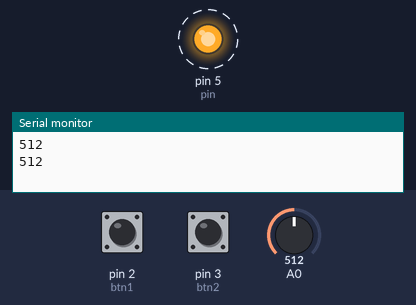
Bench run of a sketch on a simulated Arduino Uno, built with avr-gcc and run on an emulated ATmega328P. Parts: output pins drawn as LEDs (lit = HIGH), the last lines printed to the serial monitor. Dashed ring = blinking. The inputs (shaded band) are chosen by the test bench; at power-on: A0 = 512, pin 3 (btn2) HIGH, pin 2 (btn1) HIGH.

Above: at 1.4 s.
1.5 s: A0 set to 0
At 2.7 s:
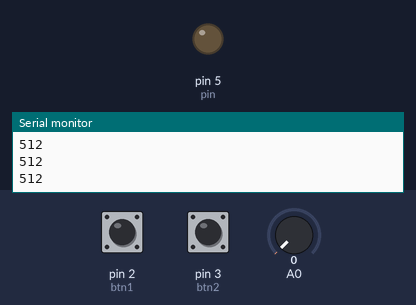
3.0 s: A0 set to 122
At 3.15 s:
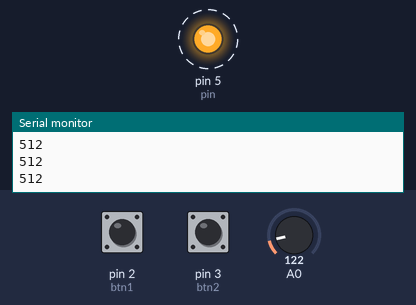
6.2 s: pin 3 (btn2) pulled LOW for 0.75 s
At 7.7 s:
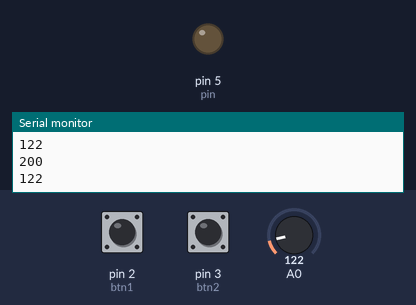
8.4 s: pin 2 (btn1) pulled LOW for 0.75 s
At 8.55 s:
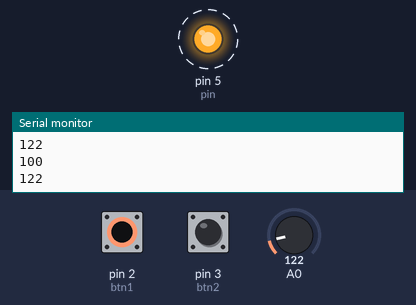
Timing chart, 0 to 12.6 s (numbered marks = the images above; inputs shaded):
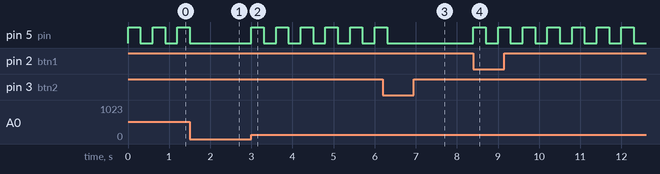

Measured:
- after the input at 1.5 s, pin 5 (pin): goes on until 1.5 s, then stays LOW
- after the input at 3.0 s, pin 5 (pin): alternates HIGH for 0.30 s and LOW for 0.30 s, starting at once
- after the input at 6.2 s, pin 5 (pin): goes on until 6.3 s, then stays LOW
- after the input at 8.4 s, pin 5 (pin): alternates HIGH for 0.30 s and LOW for 0.30 s, starting at once
- by itself, pin 5 (pin): alternates HIGH for 0.30 s and LOW for 0.30 s

The sketch:

3A_peremennii_7.ino
```cpp
int btn1 = 2;
int btn2 = 3;
int pin = 5;
int text = 0;
void setup()
{
  Serial.begin(9600);
  pinMode(A0, INPUT);
  pinMode(pin, OUTPUT);
  pinMode(btn1, INPUT);
  pinMode(btn2, INPUT);
}
void loop()
{
  int btn_1;
  btn_1 = digitalRead(btn1);

  int btn_2;
  btn_2 = digitalRead(btn2);

  int df = analogRead(A0);
  if (btn_1 == LOW)
  {
    text = 100;
    Serial.println(text);
    Serial.println(df);
  }
  if (btn_2 == LOW)
  {
    text = 200;
    Serial.println(text);
    Serial.println(df);
  }
  if (df > text)
  {
    digitalWrite(pin, HIGH);
    delay(300);
    digitalWrite(pin, LOW);
    delay(300);
    Serial.println(df);
  }
}
```
